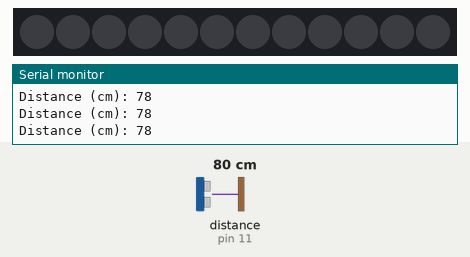
This sketch was run on a simulated Arduino Uno, built with avr-gcc and run on an emulated ATmega328P. Shown: 12 RGB LEDs in strip order, left to right, the last lines printed to the serial monitor. Wiring (inferred from the names in the program): ultrasonic range finder: trigger pin 9; echo pin 11. The inputs (shaded band) are chosen by the test bench; at power-on: distance to the obstacle (sensor on pin 11) 80 cm. The echo pulse lasts 58.3 µs per cm; dim RGB values are drawn brighter than linear.

Above: at 1.2 s.
1.3 s: distance to the obstacle (sensor on pin 11) set to 13 cm
4.3 s: distance to the obstacle (sensor on pin 11) set to 10 cm
At 4.9 s:
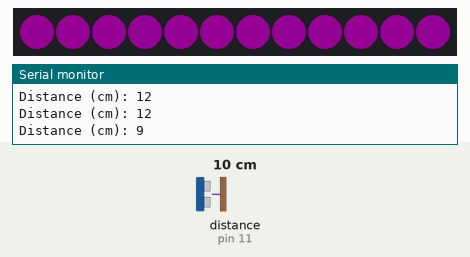
Timing chart, 0 to 7.3 s (numbered marks = the images above; inputs shaded):
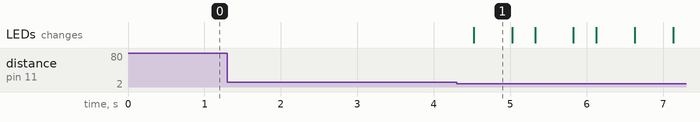

Measured:
- the behaviour switches between 12 and 11 cm on distance to the obstacle (sensor on pin 11) (found by bisection; images 0 and 1)
- after the input at 4.3 s, the LEDs: change after 0.23 s (image 1)
- what the display in image 1 shows lasts 0.5 s, from 4.5 s to 5.0 s

The sketch:

ultrasonic_light.ino
```cpp
#include <Adafruit_NeoPixel.h>
#define PIN 6
Adafruit_NeoPixel strip = Adafruit_NeoPixel(12, PIN, NEO_GRB + NEO_KHZ800);

int potPin = 2;
int val = 0;
int colorVal = 0;
int reading = 0;
int x;
int prevVal = 0;
int switchPin = 2;
int buttonState = 0;
int lastButton = 0;
boolean NeopixelColor = false;

// defines pins numbers
const int trigPin = 9;
const int echoPin = 11;
// defines variables
long duration;
int distance;


// Global RGB values, change to suit your needs
int r = 255;
int g = 0;
int b = 255;

void setup() {
  Serial.begin(9600);
  strip.begin();
  strip.setBrightness(20);
  strip.show();
  pinMode(switchPin, INPUT);

  pinMode(trigPin, OUTPUT); // Sets the trigPin as an Output
  pinMode(echoPin, INPUT); // Sets the echoPin as an Input
}

void loop() {
   // put your main code here, to run repeatedly:
  // Clears the trigPin
  digitalWrite(trigPin, LOW);
  delayMicroseconds(2);


  // Sets the trigPin on HIGH state for 10 micro seconds
  digitalWrite(trigPin, HIGH);
  delayMicroseconds(10);
  digitalWrite(trigPin, LOW);


  // Reads the echoPin, returns the sound wave travel time in microseconds
  duration = pulseIn(echoPin, HIGH);

  // Calculating the distance
  distance= duration*0.034/2;
  // Prints the distance on the Serial Monitor
  Serial.print("Distance (cm): ");
  Serial.println(distance);

  if (distance <= 10) {
    delay(200); // Account for contact debounce
    blinky(3);
  }

}

void allOff() {
  strip.clear();
  strip.show();
}

// Turns the NeoPixels on, according to RGB settings
void activate() {
  for( int i = 0; i < 12; i++ )
       strip.setPixelColor(i, r,g,b );

  strip.show();
}

void blinky(int repeats) {
  for (int i = 0; i < repeats; i++)
  {
    activate();
    delay(500);
    allOff();
    delay(300);
  }
}
```
